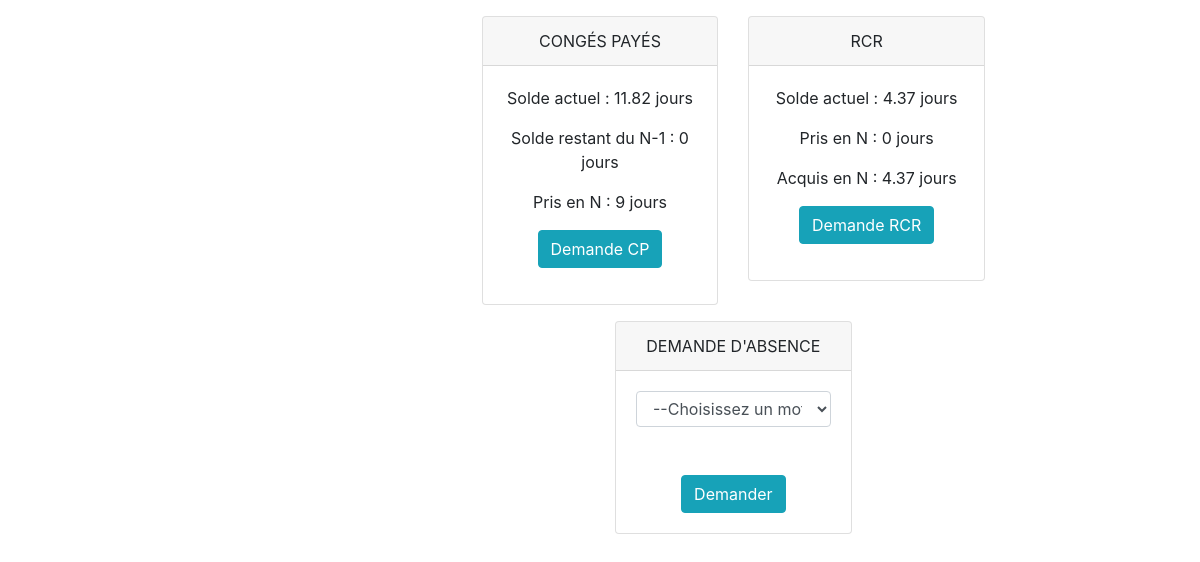
Screenshot of /pageSalarieCadre.php (signed in) with the database file from the repository.
### tables this page shows
CREATE TABLE IF NOT EXISTS `solde` (
  `idsalaries` int(11) NOT NULL,
  `ACQUISCPN-1` float NOT NULL,
  `PRISCPN-1` float NOT NULL,
  `SOLDECPN-1` float NOT NULL,
  `ACQUISCPN` float NOT NULL,
  `PRISCPN` float NOT NULL,
  `SOLDECPN` float NOT NULL,
  `ACQUISJRRCR` float NOT NULL,
  `PRISJRRCR` float NOT NULL,
  `SOLDEJRRCR` float NOT NULL,
  PRIMARY KEY (`idsalaries`)
);

### Model/modelSal.php (called while the page is built, shortened)
<?php
include('access.php');
$stmt = $con->prepare("SELECT `SOLDECPN-1`,PRISCPN,SOLDECPN,ACQUISJRRCR,PRISJRRCR,SOLDEJRRCR FROM solde JOIN salarie ON solde.idsalaries=salarie.idsalaries WHERE login=?");
$stmt->bind_param("s", $log);
$stmt->execute();
$stmt->bind_result($soldeCpnm1,$prisCpn,$soldeCpn,$acquisJRRCR,$prisJRRCR,$soldeJRRCR);
?>

### Control/controlSal.php (called while the page is built)
<?php
include('../../Model/modelSal.php');
?>

### Model/access.php (called while the page is built, shortened)
<?php
if(isset($_SESSION)) {
	$log= $_SESSION["login"];
}else{
	session_start();
	$log= $_SESSION["login"];
}
?>

### pageSalarieCadre.php (the view, shortened to what this page needs)
<!DOCTYPE html>
<html>
<head>
	<link href="https://use.fontawesome.com/releases/v5.0.4/css/all.css" rel="stylesheet">
	<link href="daterangepicker.css" rel="stylesheet">
	<link rel="stylesheet" href="pageSalarieNonCadre.css">
	<link rel="stylesheet" href="https://maxcdn.bootstrapcdn.com/bootstrap/4.3.1/css/bootstrap.min.css">
</head>
<body>
<?php
include('../../Control/controlSal.php');
?>
	<div class="offset-lg-4 col-lg-8">
		<div class="row mt-3">
			<div class="col-md-8 col-lg-4 offset-lg-1">
				<div class="card text-center">
					<div class="card-header" >CONG&EacuteS PAY&EacuteS</div>
					<div class="card-body">
						<p >Solde actuel : <?php echo $soldeCpn;?> jours</p>
						<p >Solde restant du N-1 : <?php echo $soldeCpnm1;?> jours</p>
						<p >Pris en N : <?php echo $prisCpn;?> jours</p>
						<p ><input type="submit" class="btn btn-info" value="Demande CP" onclick="sendType('1');calendarFunction();calendarFunctionBis()"/></p>
					</div>
				</div>
			</div>
			<div class="col-md-8 col-lg-4">
				<div class="card text-center">
					<div class="card-header" >RCR</div>
					<div class="card-body">
						<p >Solde actuel : <?php echo $soldeJRRCR;?> jours</p>
						<p >Pris en N : <?php echo $prisJRRCR;?> jours</p>
						<p >Acquis en N : <?php echo $acquisJRRCR;?> jours</p>
						<p ><input type="submit" class="btn btn-info" value="Demande RCR" onclick="sendType('1');calendarFunctionBis();calendarFunction()"/></p>
					</div>
				</div>
			</div>
		</div>
		<div class="row mt-3">
			<div class="col-md-8 col-lg-4 offset-lg-3">
				<div class="card text-center">
					<div class="card-header">DEMANDE D'ABSENCE</div>
					<div id="demandeAbsence" class="card-body">
						<form id="f"  onsubmit="return false">
							<fieldset>
								<select name="motifAbsence" id="motifAbsence" size="1" class="form-control" onchange="showPopUp()" >
									<option value="" disabled selected>--Choisissez un motif d'absence--</option>
								</select><br><br>
								<input type="submit" class="btn btn-info" value="Demander" onclick="clickMotifAbsence(),document.getElementById('ancre2eChoix').scrollIntoView();"/>
							</fieldset>
						</form>
					</div>
				</div>
			</div>
			<div class="col">
				<div class="position-absolute w-100 p-4  d-flex flex-column align-items-end toast-list">
				</div>
			</div>
		</div>
		<div class="row mt-3" id="ancre2eChoix">
			<div class="col">
				<div class="position-absolute w-100 p-4  d-flex flex-column align-items-end toast-list">
				</div>
			</div>
		</div>
	</div>
</body>
</html>

### View/Salarie/pageSalarieNonCadre.css (style rules this page uses)
html { scroll-behavior: smooth; }
div { outline:none; }
.toast-list { position: absolute; right: 10%; display: none; }

### rows the page displays
solde: SOLDECPN "11.82", value "0", PRISCPN "9", SOLDEJRRCR "4.37", PRISJRRCR "0", ACQUISJRRCR "4.37"
